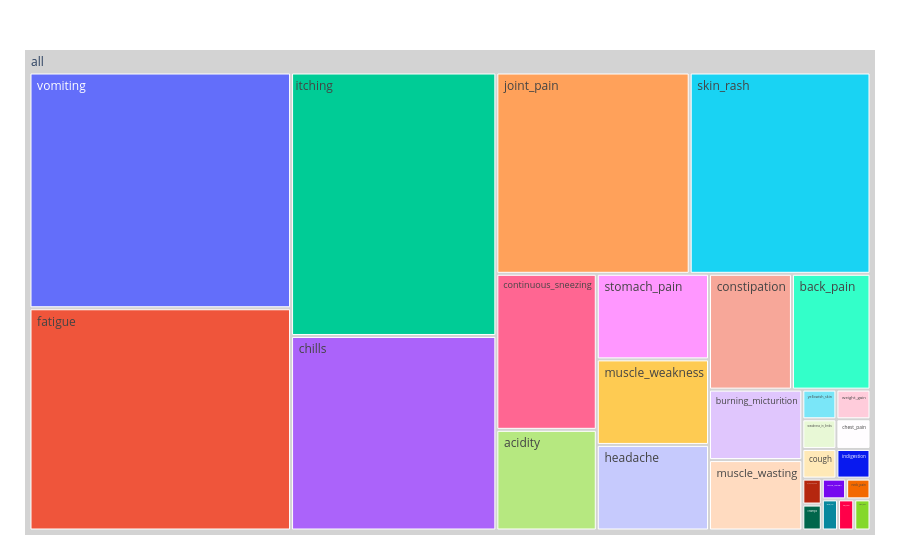

The cell this chart's notebook holds for it:
### Code cell
# Most Frequent Symptom_1
df_mfs1 = pd.DataFrame(most_frequent_symptom1)
df_mfs1 = df_mfs1.reset_index()

fig = px.treemap(df_mfs1, path=[px.Constant("all"), 'Symptom_1'], values= 'count')

fig.update_traces(root_color="lightgray")
fig.update_layout(margin = dict(t=50, l=25, r=25, b=25))
fig.show()

### Figure 1 — Plotly figure (JSON) as saved in the notebook; plotly's stock layout.template omitted (floating-point values rounded to 4 significant figures)
{"data": [{"branchvalues": "total", "domain": {"x": [0, 1], "y": [0, 1]}, "hovertemplate": "labels=%{label}<br>count=%{value}<br>parent=%{parent}<br>id=%{id}<extra></extra>", "ids": ["all/ vomiting", "all/ fatigue", "all/itching", "all/ chills", "all/ joint_pain", "all/ skin_rash", "all/ continuous_sneezing", "all/ acidity", "all/ stomach_pain", "all/ muscle_weakness", "all/ headache", "all/ constipation", "all/ back_pain", "all/ burning_micturition", "all/ muscle_wasting", "all/ yellowish_skin", "all/ weight_gain", "all/ weakness_in_limbs", "all/ chest_pain", "all/ cough", "all/ indigestion", "all/ pain_during_bowel_movements", "all/ cramps", "all/ mood_swings", "all/ neck_pain", "all/ weight_loss", "all/ stiff_neck", "all/ high_fever", "all"], "labels": [" vomiting", " fatigue", "itching", " chills", " joint_pain", " skin_rash", " continuous_sneezing", " acidity", " stomach_pain", " muscle_weakness", " headache", " constipation", " back_pain", " burning_micturition", " muscle_wasting", " yellowish_skin", " weight_gain", " weakness_in_limbs", " chest_pain", " cough", " indigestion", " pain_during_bowel_movements", " cramps", " mood_swings", " neck_pain", " weight_loss", " stiff_neck", " high_fever", "all"], "name": "", "parents": ["all", "all", "all", "all", "all", "all", "all", "all", "all", "all", "all", "all", "all", "all", "all", "all", "all", "all", "all", "all", "all", "all", "all", "all", "all", "all", "all", "all", ""], "root": {"color": "lightgray"}, "type": "treemap", "values": [732.0, 690.0, 642.0, 474.0, 462.0, 432.0, 186.0, 120.0, 114.0, 114.0, 114.0, 114.0, 108.0, 78.0, 78.0, 12.0, 12.0, 12.0, 12.0, 12.0, 12.0, 6.0, 6.0, 6.0, 6.0, 6.0, 6.0, 6.0, 4572.0]}], "layout": {"legend": {"tracegroupgap": 0}, "margin": {"b": 25, "l": 25, "r": 25, "t": 50}}}
